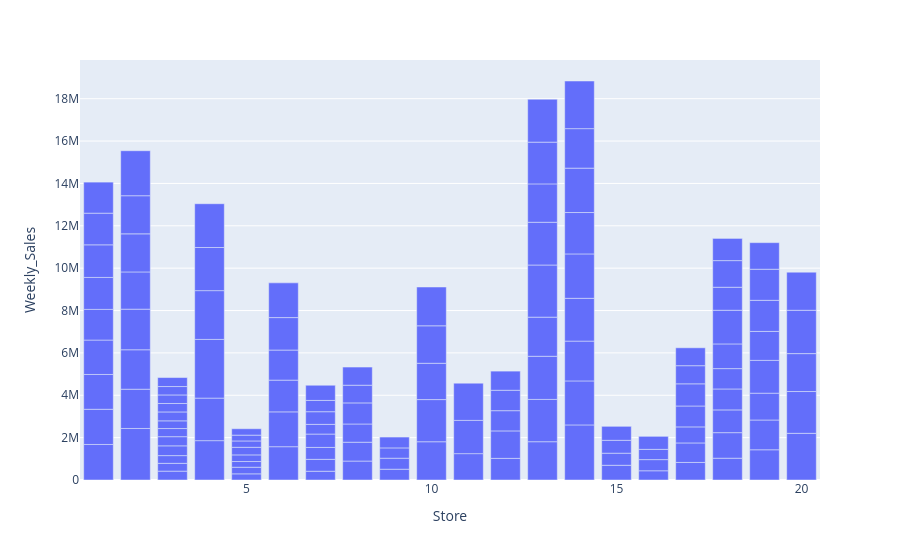

This figure's notebook cell:
### Code cell
px.bar(Walmart_clean, x="Store", y="Weekly_Sales")

### Figure 1 — Plotly figure (JSON) as saved in the notebook; plotly's stock layout.template omitted (floating-point values rounded to 4 significant figures; data arrays with more than 128 entries replaced by an {"elided": "..."} marker saying what was removed)
{"data": [{"alignmentgroup": "True", "hovertemplate": "Store=%{x}<br>Weekly_Sales=%{y}<extra></extra>", "legendgroup": "", "marker": {"color": "#636efa", "pattern": {"shape": ""}}, "name": "", "offsetgroup": "", "orientation": "v", "showlegend": false, "textposition": "auto", "type": "bar", "x": {"elided": "136 int values"}, "xaxis": "x", "y": {"elided": "136 float values"}, "yaxis": "y"}], "layout": {"barmode": "relative", "legend": {"tracegroupgap": 0}, "margin": {"t": 60}, "xaxis": {"anchor": "y", "domain": [0, 1], "title": {"text": "Store"}}, "yaxis": {"anchor": "x", "domain": [0, 1], "title": {"text": "Weekly_Sales"}}}}
